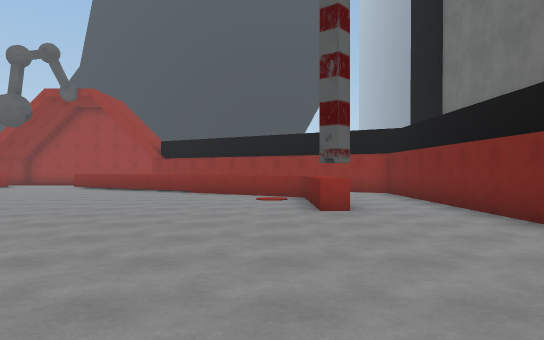
[1] (above)

19 first-person views from a walk through a scene from a Unity 3-D project. The camera is 1.4 m above the floor, looks level and sees 70° across. The floor is counted in squares, 2 m on a side. Each view is taken from the middle of a square. On the plan, view 1 faces up. The plan holds only what a view shows up to about 11 squares ahead; the rest is blank. The place goes on beyond the plan. Some surface patterns are stand-ins.

[2]
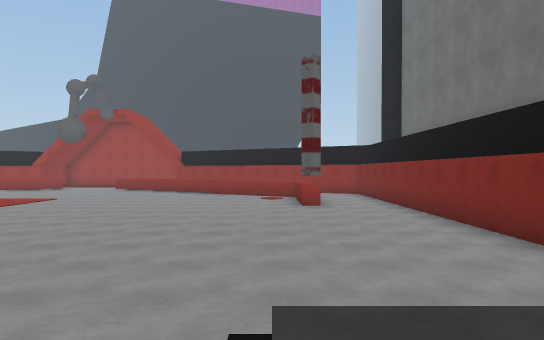

[3]
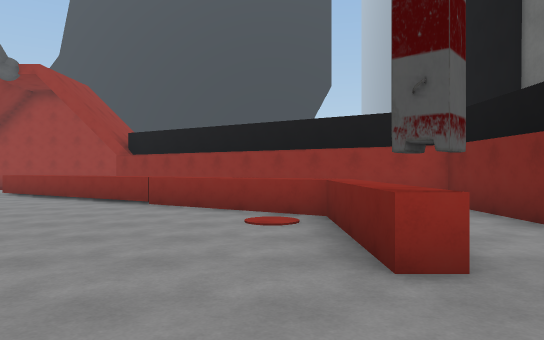

[4]
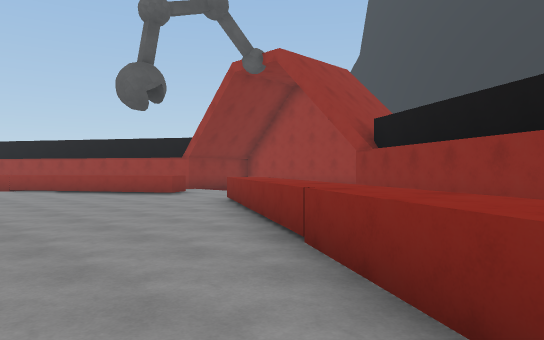

[5]
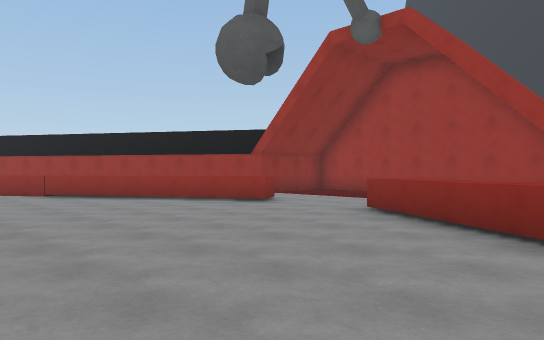

[6]
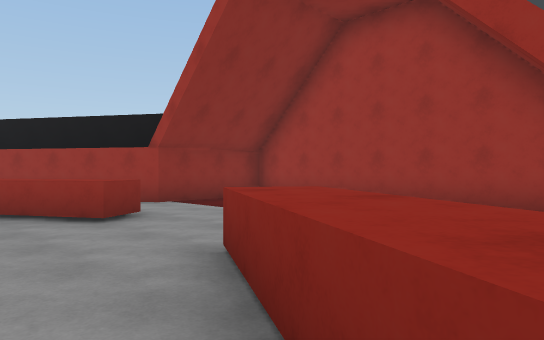

[7]
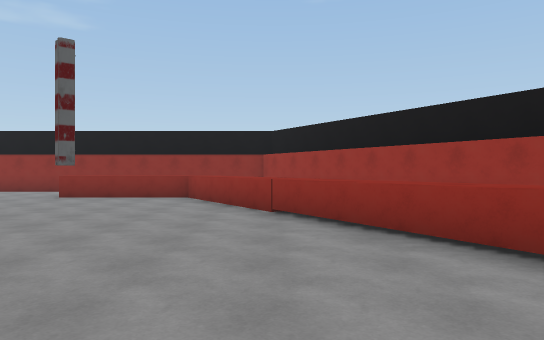

[8]
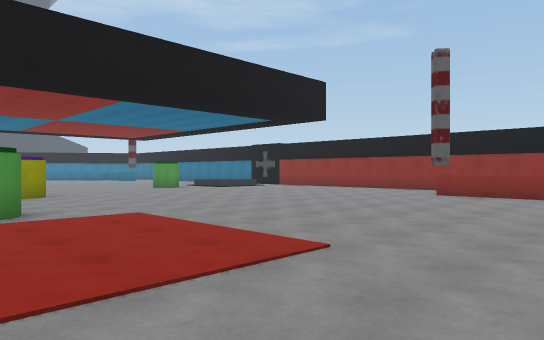

[9]
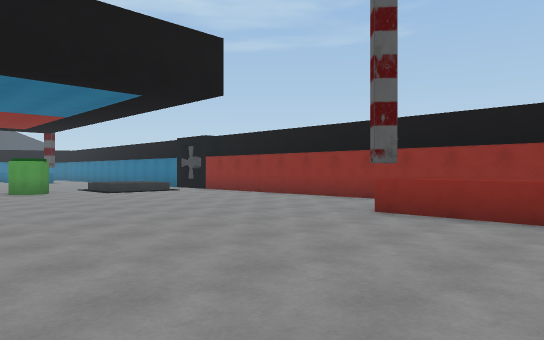

[10]
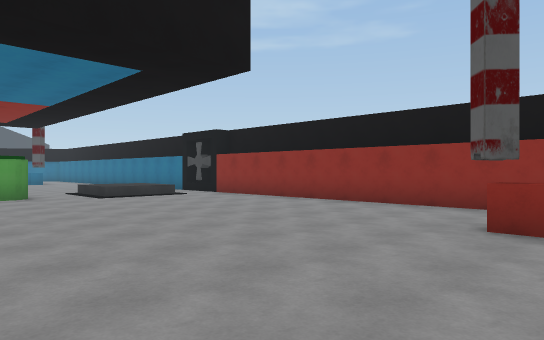

[11]
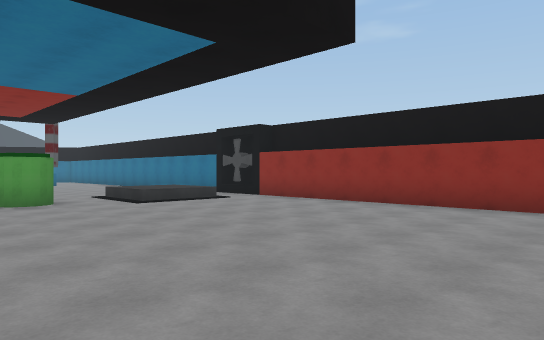

[12]
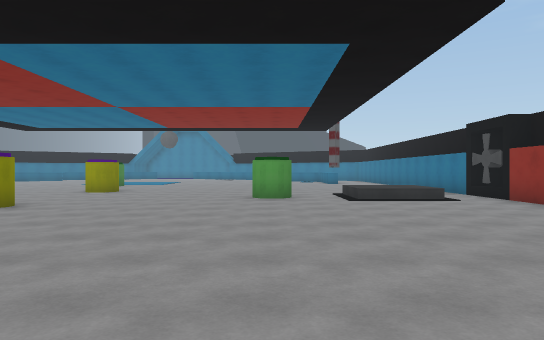

[13]
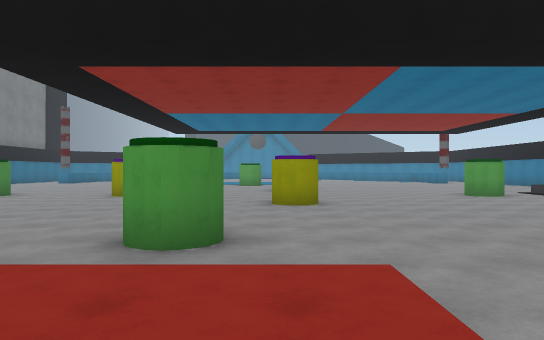

[14]
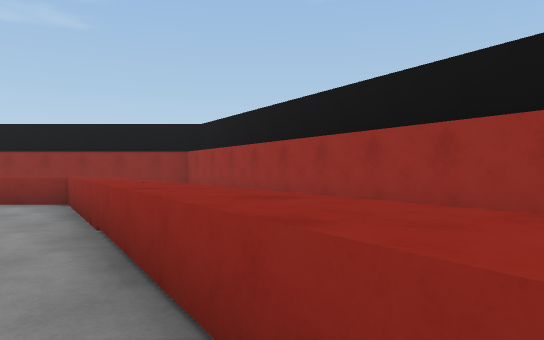

[15]
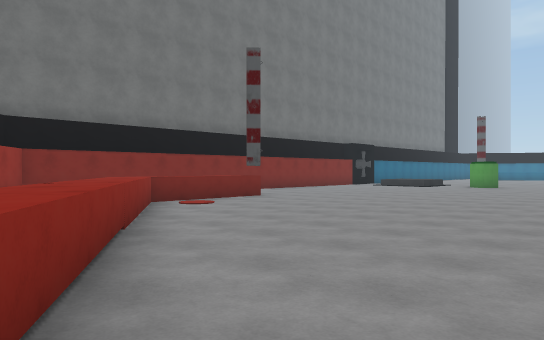

[16]
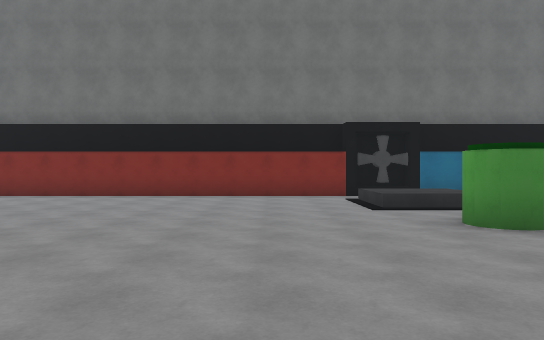

[17]
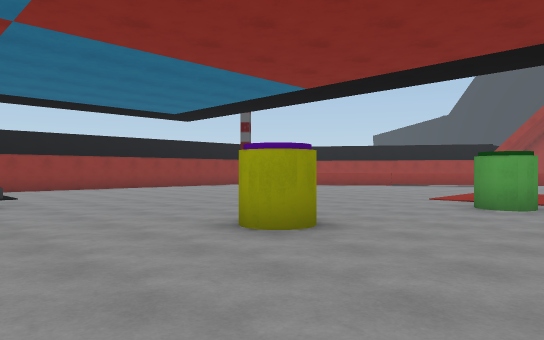

[18]
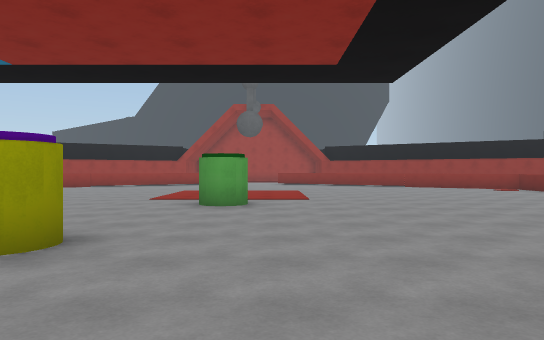

[19]
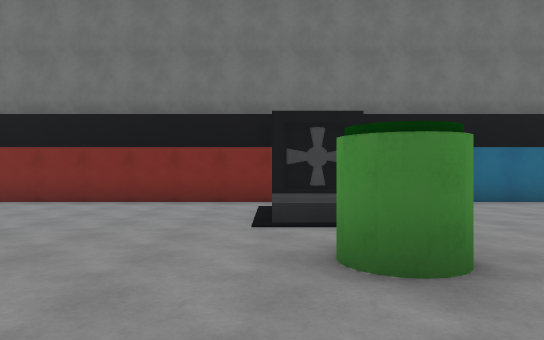

### Floor plan
Key: @ floor where view 1 was taken; # wall or solid block; . main floor; : floor 0.5 m higher than the main floor; / step, stairs or slope; ^ raised ledge; B barrier; F fan; O other object.
Columns run from 22 left of view 1 to 4 right of it. Each row starts with its distance up from view 1.
 21           #######
 20          #
 19          #
 18          #...
 17         ##....   ##
 16       ##  ......   ##
 15     ###  .^^...^^.  ###
 14   ###/  ^^^.....^^^  /###
 13   #/  ^^^.........^^^  /#
 12 ##   ^^.............^^/  ##
 11 #  ^^^...............^^^ .#
 10 #  ^...................^..#
  9 #  ^...................^..#
  8 #  ^...................^..#
  7 #  B...................B..#
  6 #.........................#
  5 #.........................#
  4 #............O............#
  3 #.........................#
  2 #.........................#
  1 #.........................#
  0 #..........OO.........@...#
 -1 #.........................#
 -2 #.///.................///.#
 -3 F./:/.O........ O...O./:/ F
 -4 #.///. .........   .../// #

Where each view was taken, in squares from view 1:
view 1: 0 up, 0 right, facing up
view 2: 4 down, 0 right, facing up
view 3: 4 up, 0 right, facing up
view 4: 9 up, 0 right, facing up-left
view 5: 9 up, 4 left, facing up-left
view 6: 13 up, 5 left, facing up-left
view 7: 12 up, 9 left, facing left
view 8: 11 up, 8 left, facing down-left
view 9: 10 up, 13 left, facing down-left
view 10: 8 up, 14 left, facing down-left
view 11: 6 up, 14 left, facing down-left
view 12: 7 up, 16 left, facing down
view 13: 8 up, 10 left, facing down
view 14: 14 up, 11 left, facing left
view 15: 14 up, 7 left, facing down-right
view 16: 0 up, 7 left, facing right
view 17: 4 down, 7 left, facing up-left
view 18: 4 down, 8 left, facing up
view 19: 2 down, 5 left, facing right
